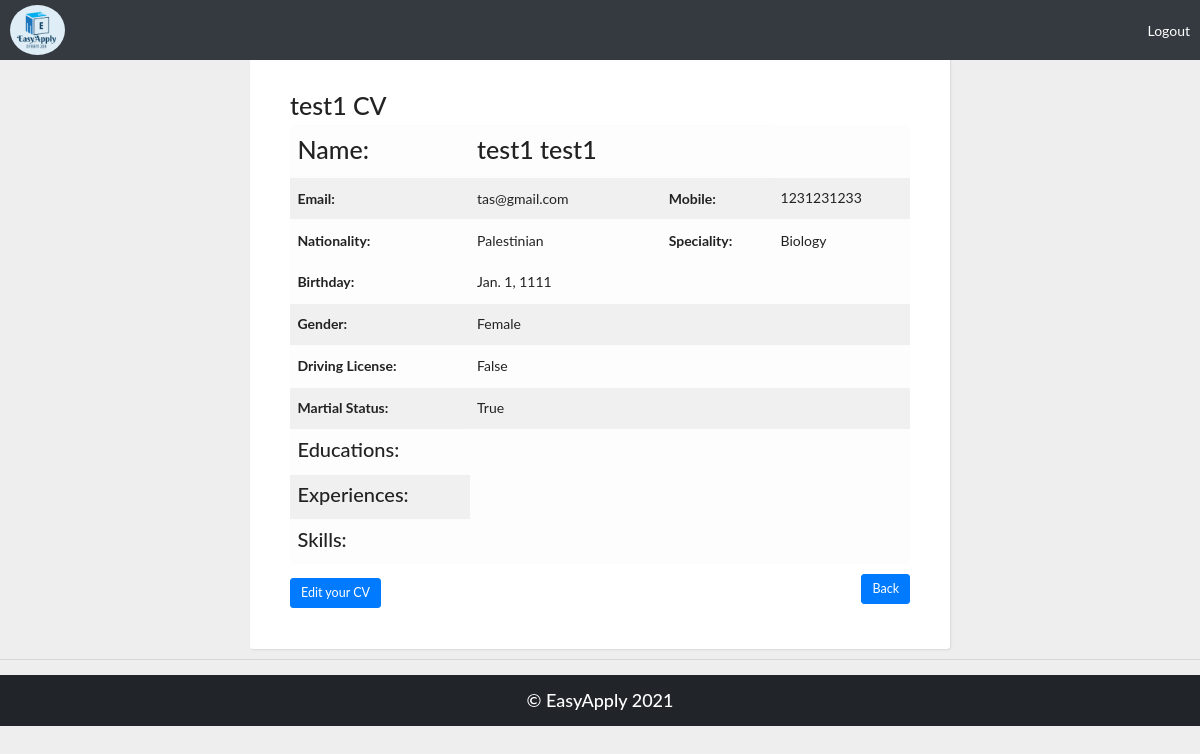
Page /view (signed in) on the earlier database version.
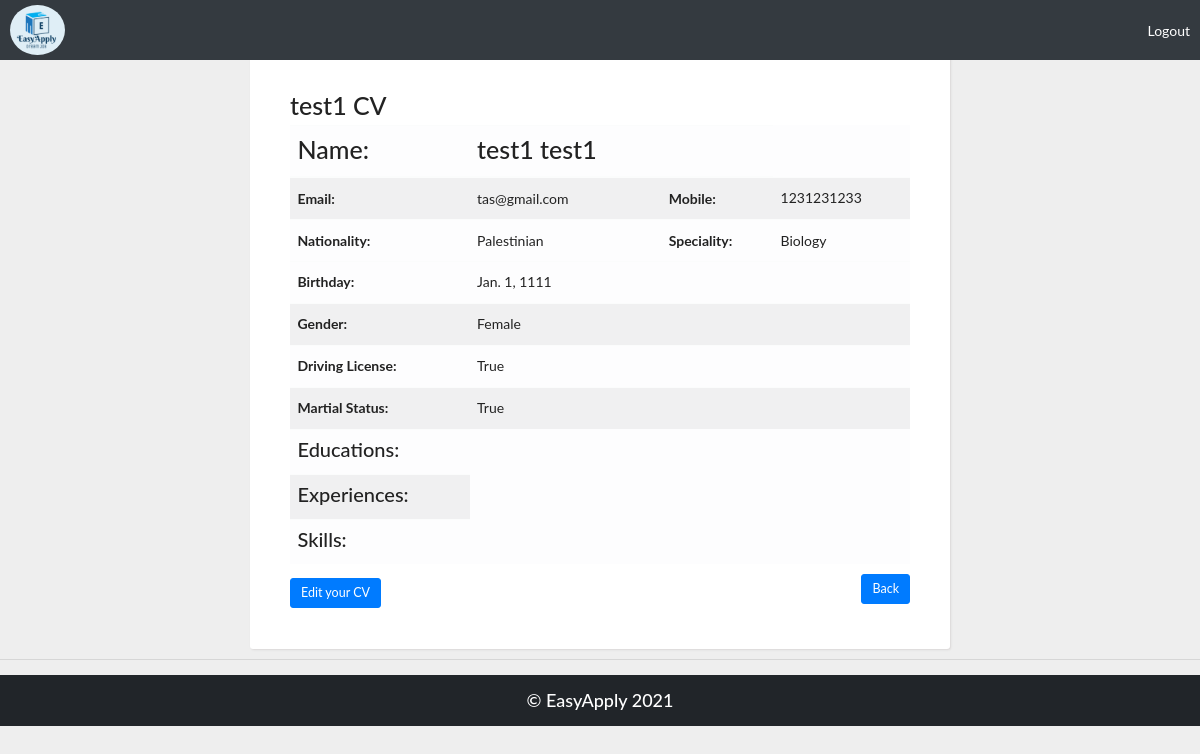
Same page on the later database version.
### easy_app/models.py (models this page shows)
class User(models.Model):
    first_name = models.CharField(max_length=255)
    last_name = models.CharField(max_length=255)
    email = models.CharField(max_length=255 , unique=True)
    phone = models.IntegerField(unique=True)
    password=models.CharField(max_length=255)
    married = models.BooleanField(default=False)
    gender = models.CharField(choices= sel_gender, max_length=20,default="not specified")
    birthday = models.DateField()
    created_at = models.DateTimeField(auto_now_add=True)
    updated_at = models.DateTimeField(auto_now=True)
    objects=BlogManager()

class CV(models.Model):
    specialist = models.CharField(choices= job_specialist ,max_length=255 ,default="" , blank=False)
    nationality = models.CharField(max_length=255)
    driving = models.BooleanField(default=False)
    user = models.OneToOneField(User , related_name="cv" , on_delete=models.CASCADE)
    created_at = models.DateTimeField(auto_now_add=True)
    updated_at = models.DateTimeField(auto_now=True)

### easy_app/views.py (the view)
# urls.py: path('view' ,views.cv_view),
def cv_view(request):
    context = {
        'user' : models.get_this_user_by_id(request.session['id']),
        'cv': models.get_user_cv(request.session['id']),
        'edu' : models.get_user_edu(request.session['id']),
        'exp' : models.get_user_exp(request.session['id']),
        'skills' : models.get_user_skill(request.session['id']),
    }
    return render(request,'cv_view.html',context)

### easy_app/models.py (called while the page is built)
def get_this_user_by_id(user_id):
    this_user = User.objects.get(id = user_id)
    return this_user

def get_user_cv(user_id):
    this_user = get_this_user_by_id(user_id)
    cv = this_user
    return cv

def get_user_edu(user_id):
    user = get_this_user_by_id(user_id)
    cv = user.cv
    edu = Education.objects.filter(cv = cv)
    return edu

def get_user_exp(user_id):
    user = get_this_user_by_id(user_id)
    cv = user.cv
    exp = Experience.objects.filter(cv = cv)
    return exp

def get_user_skill(user_id):
    user = get_this_user_by_id(user_id)
    cv = user.cv
    skill = Skill.objects.filter(cv = cv)
    return skill

### easy_app/templates/cv_view.html (shortened to what this page needs)
<!DOCTYPE html>
<html lang="en">
<head>
    <link rel="stylesheet" href="css/bootstrap.min.css">
    <link rel="stylesheet" href="css/fontAwesome.css">
    <link rel="stylesheet" href="css/hero-slider.css">
    <link rel="stylesheet" href="css/templatemo-main.css">
    <link rel="stylesheet" href="css/owl-carousel.css">
    {% load static %}
    <link rel="stylesheet" href="{% static 'css/bootstrap.min.css' %}">
    <link rel="stylesheet" href="{% static 'css/fontAwesome.css' %}">
    <link rel="stylesheet" href="{% static 'css/templatemo-main.css' %}">
    <link rel="stylesheet" href="{% static 'css/hero-slider.css' %}">
    <link rel="stylesheet" href="{% static 'css/owl-carousel.css' %}">
    <link rel="stylesheet" href="{% static 'css/view.css' %}">
</head>
<body>
    <nav class="navbar navbar-expand-lg navbar-dark bg-dark d-flex justify-content-between fixed-top">
      <a href="/"><img src="{% static 'img/logo.png' %}" alt="My logo" height="50px" style="border-radius:50%"></a>
      <a href="/logout/">Logout</a>
    </nav>
    <main class="container">
    <h1>{{request.session.f_name}} CV</h1>
    <table class="table table-hover table-light table-striped">
      <thead>
        <tr>
          <th scope="col"><h1>Name:</h1></th>
          <th><h1>{{request.session.f_name}} {{request.session.l_name}}</h1></th>
          <th></th>
        </tr>
      </thead>
      <tbody>
        <tr>
            <th scope="row">Email:</th>
            <td>{{request.session.email}}</td>
            <th>Mobile:</th>
            <td>{{user.phone}}</td>
        </tr>
        <tr>
          <th scope="row">Nationality:</th>
          <td>{{cv.cv.nationality}}</td>
          <th>Speciality:</th>
          <td>{{cv.cv.specialist}}</td>
        </tr>
        <tr>
          <tr>
            <th scope="row">Birthday:</th>
            <td>{{cv.birthday}}</td>
            <td></td>
            <td></td>
          </tr>
          <tr>
            <th scope="row">Gender:</th>
            <td>{{cv.gender}}</td>
            <td></td>
            <td></td>
          </tr>
          <th scope="row">Driving License: </th>
          <td>{{cv.cv.driving}}</td>
          <td></td>
          <td></td>
        </tr>
        <tr>
          <th scope="row">Martial Status: </th>
          <td>{{cv.married}}</td>
          <td></td>
          <td></td>
        </tr>
        <tr>
          <th scope="row"><h2>Educations:</h2> </th>
        </tr>
        <tr>
          <th scope="row"><h2>Experiences:</h2> </th>
        </tr>
        <tr>
          <th scope="row"><h2>Skills:</h2> </th>
        </tr>
      </tbody>
    </table>
    <a href="create_cv"><button class="btn edit btn-primary btn-lg">Edit your CV</button></a>
    <a href="../"><button type="button" class="btn btn-primary btn-lg" style="float:right"> Back</button></a>
  </main>
  <hr>
  <div>
    <h4 class="text-center footer">© EasyApply 2021</h4>
  </div>
</body>
</html>

Differences in the rows shown:
changed User "tas@gmail.com": cv.driving "False" → "True"
